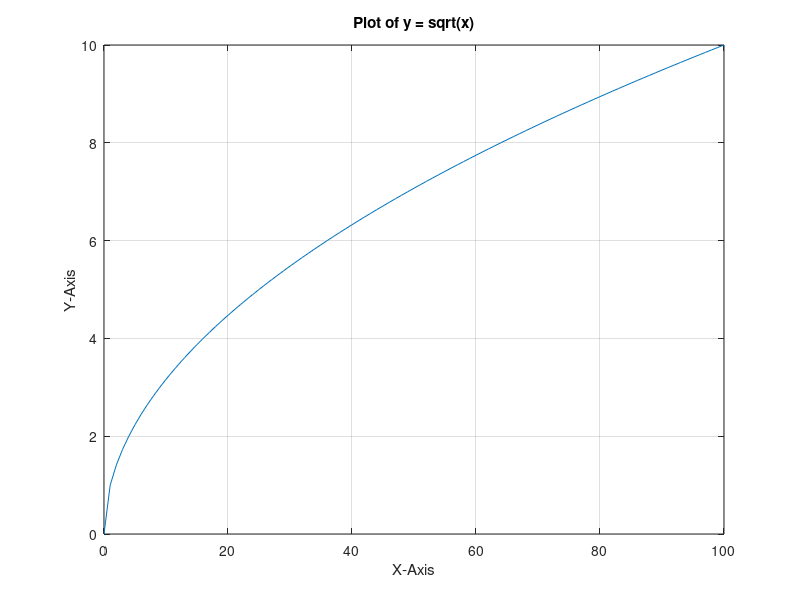

Write the MATLAB code that produced this figure.
%% Start with a clean slate

clear; clc;

%% A row vector can be initialized with a linear progression of values.

xValues = 0 : 1 : 100;     % First element = 0, each subsequent element is one
                           % greater, until last element is reached.
                    
yValues = sqrt(xValues);

%% The plot(..., ...) function plots the first vector along the horizontal
%  axis and the second vector along the vertical axis.

plot(xValues, yValues);
  
%% A call to title(...) adds a title to the plot.

title('Plot of y = sqrt(x)');

%% A call to xlabel(...) adds a horizontal axis label.

xlabel('X-Axis');

%% A call to ylabel(...) adds a vertical axis label.

ylabel('Y-Axis');

%% The grid('on') statement displays a grid of overlay lines.

grid('on');
